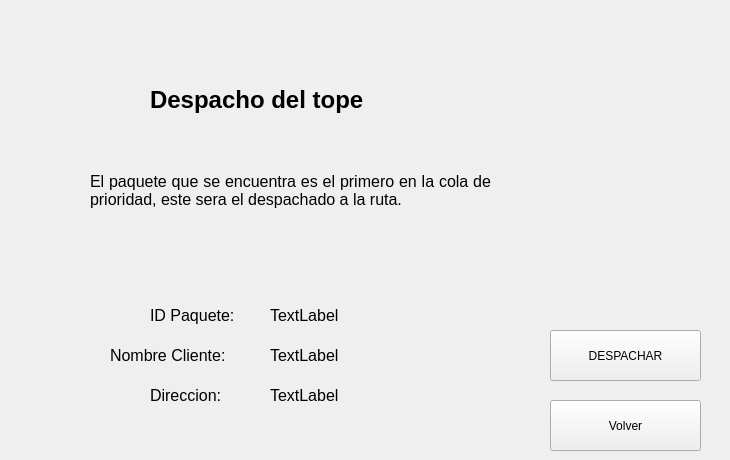
      <widget class="QWidget" name="pag4DesPriori">
       <widget class="QLabel" name="lblDespachoDireccion">
        <property name="geometry">
         <rect>
          <x>270</x>
          <y>380</y>
          <width>401</width>
          <height>31</height>
         </rect>
        </property>
        <property name="text">
         <string>&lt;html&gt;&lt;head/&gt;&lt;body&gt;&lt;p&gt;&lt;span style=&quot; font-size:12pt;&quot;&gt;TextLabel&lt;/span&gt;&lt;/p&gt;&lt;/body&gt;&lt;/html&gt;</string>
        </property>
       </widget>
       <widget class="QLabel" name="label_31">
        <property name="geometry">
         <rect>
          <x>530</x>
          <y>70</y>
          <width>191</width>
          <height>191</height>
         </rect>
        </property>
        <property name="text">
         <string/>
        </property>
        <property name="pixmap">
         <pixmap resource="Recursos.qrc">:/logo.png</pixmap>
        </property>
        <property name="scaledContents">
         <bool>true</bool>
        </property>
       </widget>
       <widget class="QLabel" name="label_32">
        <property name="geometry">
         <rect>
          <x>90</x>
          <y>150</y>
          <width>401</width>
          <height>81</height>
         </rect>
        </property>
        <property name="layoutDirection">
         <enum>Qt::LayoutDirection::LeftToRight</enum>
        </property>
        <property name="text">
         <string>&lt;html&gt;&lt;head/&gt;&lt;body&gt;&lt;p align=&quot;justify&quot;&gt;&lt;span style=&quot; font-size:12pt;&quot;&gt;El paquete que se encuentra es el primero en la cola de prioridad, este sera el despachado a la ruta.&lt;/span&gt;&lt;/p&gt;&lt;/body&gt;&lt;/html&gt;</string>
        </property>
        <property name="wordWrap">
         <bool>true</bool>
        </property>
       </widget>
       <widget class="QLabel" name="lblDespachoId">
        <property name="geometry">
         <rect>
          <x>270</x>
          <y>300</y>
          <width>401</width>
          <height>31</height>
         </rect>
        </property>
        <property name="text">
         <string>&lt;html&gt;&lt;head/&gt;&lt;body&gt;&lt;p&gt;&lt;span style=&quot; font-size:12pt;&quot;&gt;TextLabel&lt;/span&gt;&lt;/p&gt;&lt;/body&gt;&lt;/html&gt;</string>
        </property>
       </widget>
       <widget class="QLabel" name="label_33">
        <property name="geometry">
         <rect>
          <x>150</x>
          <y>70</y>
          <width>351</width>
          <height>61</height>
         </rect>
        </property>
        <property name="text">
         <string>&lt;html&gt;&lt;head/&gt;&lt;body&gt;&lt;p&gt;&lt;span style=&quot; font-size:18pt; font-weight:700;&quot;&gt;Despacho del tope&lt;/span&gt;&lt;/p&gt;&lt;/body&gt;&lt;/html&gt;</string>
        </property>
        <property name="textFormat">
         <enum>Qt::TextFormat::RichText</enum>
        </property>
        <property name="wordWrap">
         <bool>true</bool>
        </property>
       </widget>
       <widget class="QLabel" name="label_34">
        <property name="geometry">
         <rect>
          <x>150</x>
          <y>380</y>
          <width>141</width>
          <height>31</height>
         </rect>
        </property>
        <property name="text">
         <string>&lt;html&gt;&lt;head/&gt;&lt;body&gt;&lt;p&gt;&lt;span style=&quot; font-size:12pt;&quot;&gt;Direccion: &lt;/span&gt;&lt;/p&gt;&lt;/body&gt;&lt;/html&gt;</string>
        </property>
       </widget>
       <widget class="QLabel" name="label_35">
        <property name="geometry">
         <rect>
          <x>110</x>
          <y>330</y>
          <width>161</width>
          <height>51</height>
         </rect>
        </property>
        <property name="text">
         <string>&lt;html&gt;&lt;head/&gt;&lt;body&gt;&lt;p&gt;&lt;span style=&quot; font-size:12pt;&quot;&gt;Nombre Cliente: &lt;/span&gt;&lt;/p&gt;&lt;/body&gt;&lt;/html&gt;</string>
        </property>
       </widget>
       <widget class="QPushButton" name="btnDespachar">
        <property name="geometry">
         <rect>
          <x>550</x>
          <y>330</y>
          <width>151</width>
          <height>51</height>
         </rect>
        </property>
        <property name="text">
         <string>DESPACHAR</string>
        </property>
       </widget>
       <widget class="QLabel" name="label_36">
        <property name="geometry">
         <rect>
          <x>150</x>
          <y>300</y>
          <width>111</width>
          <height>31</height>
         </rect>
        </property>
        <property name="text">
         <string>&lt;html&gt;&lt;head/&gt;&lt;body&gt;&lt;p&gt;&lt;span style=&quot; font-size:12pt;&quot;&gt;ID Paquete:&lt;/span&gt;&lt;/p&gt;&lt;/body&gt;&lt;/html&gt;</string>
        </property>
       </widget>
       <widget class="QLabel" name="lblDespachoCliente">
        <property name="geometry">
         <rect>
          <x>270</x>
          <y>340</y>
          <width>401</width>
          <height>31</height>
         </rect>
        </property>
        <property name="text">
         <string>&lt;html&gt;&lt;head/&gt;&lt;body&gt;&lt;p&gt;&lt;span style=&quot; font-size:12pt;&quot;&gt;TextLabel&lt;/span&gt;&lt;/p&gt;&lt;/body&gt;&lt;/html&gt;</string>
        </property>
       </widget>
       <widget class="QPushButton" name="btnVolverDespacho">
        <property name="geometry">
         <rect>
          <x>550</x>
          <y>400</y>
          <width>151</width>
          <height>51</height>
         </rect>
        </property>
        <property name="text">
         <string>Volver</string>
        </property>
       </widget>
      </widget>
